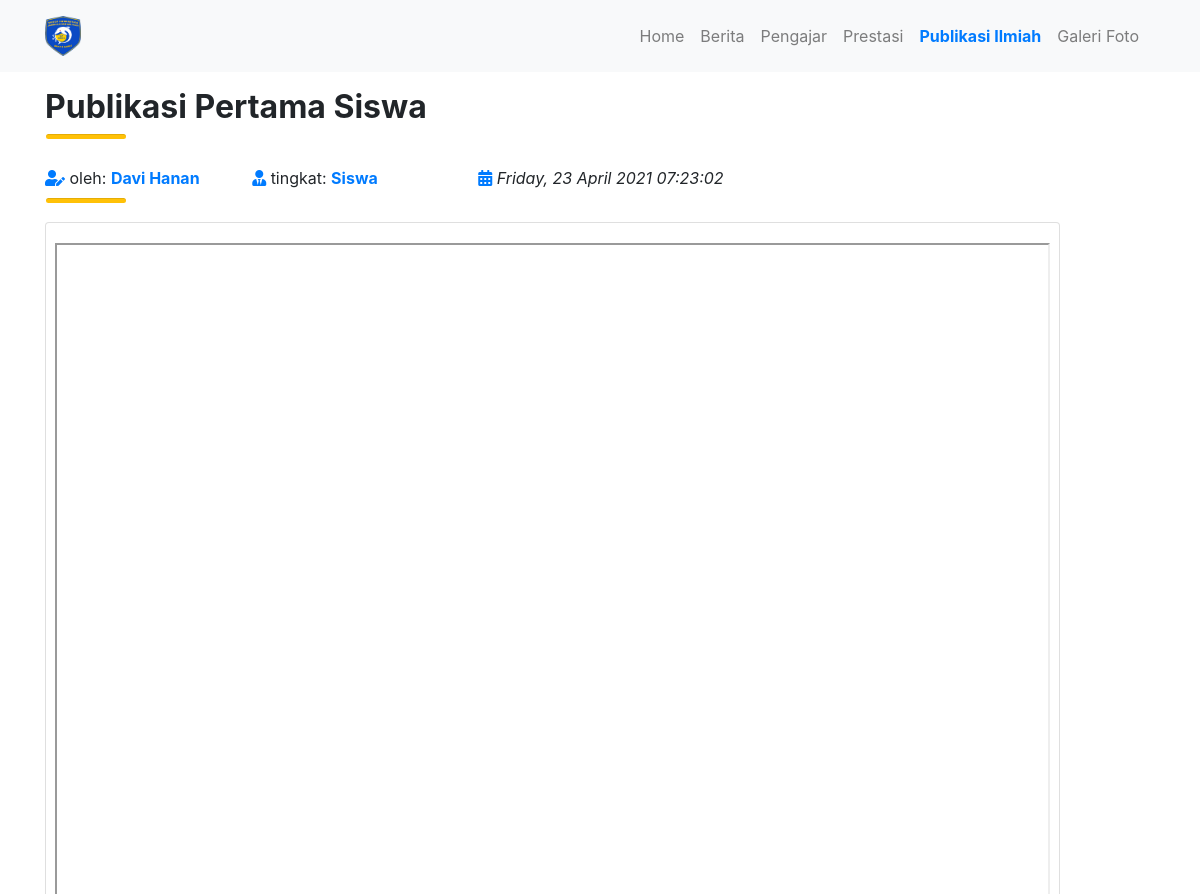
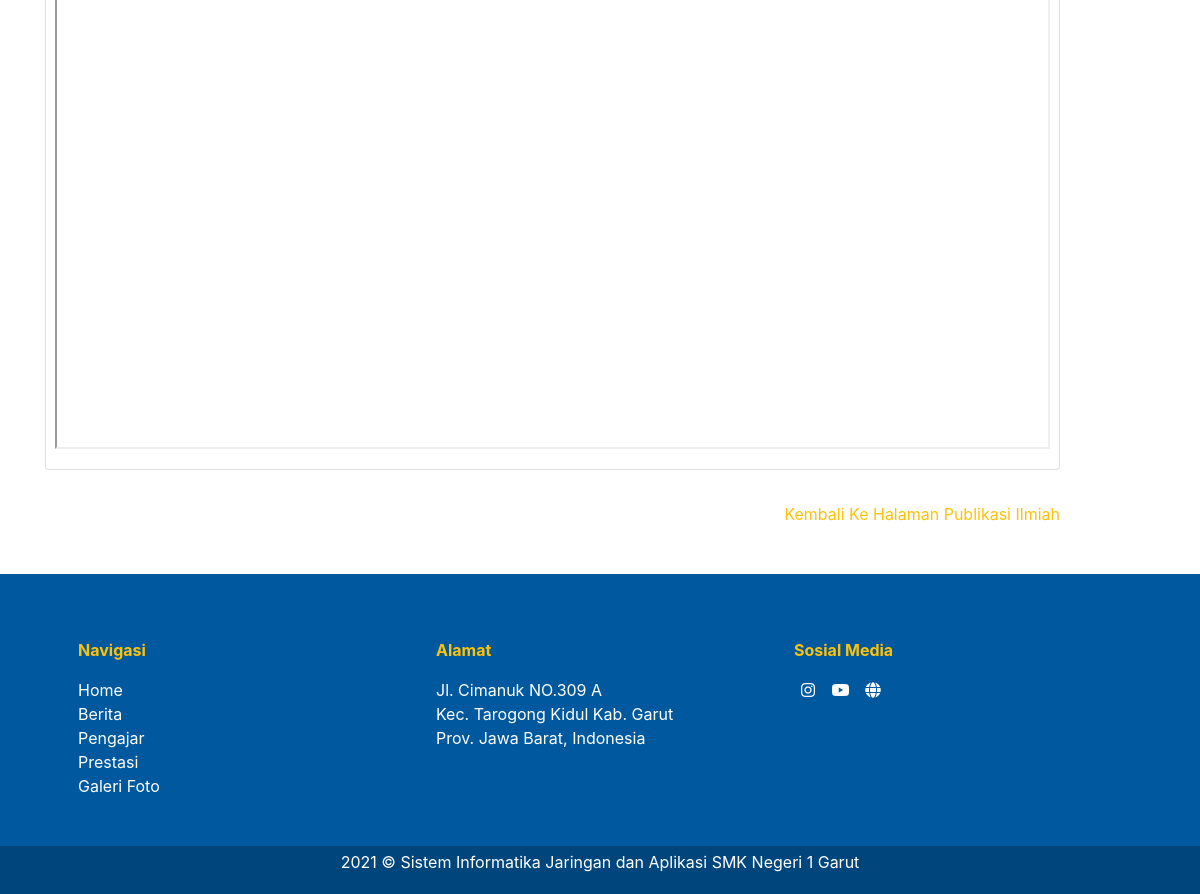
The page /publikasi_ilmiah/detail_publikasi_ilmiah/8 on the database its author committed (2 pictures, top to bottom).
### tables this page shows
CREATE TABLE `publikasi_ilmiah` (
  `id` int(11) NOT NULL,
  `judul` varchar(255) NOT NULL,
  `file_publikasi_ilmiah` varchar(255) NOT NULL,
  `nama_penulis` varchar(255) NOT NULL,
  `level_penulis` varchar(255) NOT NULL,
  `email_user` varchar(255) NOT NULL,
  `created_at` timestamp NOT NULL DEFAULT current_timestamp(),
  `updated_at` timestamp NULL DEFAULT NULL
);

### application/controllers/Publikasi_ilmiah.php (called while the page is built, shortened)
<?php
class Publikasi_ilmiah extends CI_Controller
{
    public function detail_publikasi_ilmiah($id = false)
    {
        $data = [
            'title' => 'Detail Publikasi Ilmiah Website SIJ - SMK Negeri 1 Garut',
            'uriSegment' => $this->uri->segment(1),
            'publikasiIlmiah' => $this->Model_publikasi_ilmiah->getpublikasiIlmiahData(['id' => $id])
        ];
        $this->load->view('frontend/templates/header', $data);
        $this->load->view('frontend/templates/navbar', $data);
        $this->load->view('frontend/publikasi_ilmiah_detail', $data);
        $this->load->view('frontend/templates/footer', $data);
    }
}

### index.php (called while the page is built, shortened)
<?php
require_once BASEPATH.'core/CodeIgniter.php';

### application/models/Model_publikasi_ilmiah.php (called while the page is built, shortened)
<?php
class Model_publikasi_ilmiah extends CI_Model
{
    public function getPublikasiIlmiahData($id)
    {
        return $this->db->get_where('publikasi_ilmiah', $id)->row_array();
    }
}

### application/views/frontend/publikasi_ilmiah_detail.php (the view)
<section id="publikasi_ilmiah">
    <div class="container">
        <div class="row mb-3">
            <div class="col py-3 text-left position-relative">
                <h2 class="font-weight-bolder"><?= $publikasiIlmiah['judul']; ?></h2>
                <hr class="bg-warning m-auto rounded position-absolute" style="height: 4px; width: 80px; left: 1em;">
            </div>
        </div>
        <div class="row mb-3">
            <div class="col-12 col-sm-10 col-md-11 pb-3 mb-3">
                <div class="sender pb-3 d-inline">
                    <i class="fas fa-fw fa-user-edit d-inline text-primary"></i>
                    <p class="d-inline">oleh: <strong class="text-primary"><?= $publikasiIlmiah['nama_penulis']; ?></strong></p>
                </div>
                <div class="sender pb-3 mx-5 d-inline">
                    <i class="fas fa-fw fa-user-tie d-inline text-primary"></i>
                    <p class="d-inline">tingkat: <strong class="text-primary"><?= $publikasiIlmiah['level_penulis']; ?></strong></p>
                </div>
                <div class="sender pb-3 mx-5 d-inline">
                    <i class="fas fa-fw fa-calendar-alt d-inline text-primary"></i>
                    <p class="d-inline"> <em><?= date("l, d F Y H:i:s", strtotime($publikasiIlmiah['created_at'])); ?></em> </p>
                </div>
                <hr class="bg-warning m-auto rounded position-absolute" style="height: 4px; width: 80px; left: 1em; bottom: .2em;">
            </div>
            <div class="col-12 col-sm-10 col-md-11 pb-3 mb-3">
                <div class="card">
                    <div class="card-body">
                        <div class="row px-1" style="height: 1100px;">
                            <iframe src="<?= base_url(); ?>assets/frontend/vendor/pdfjs/web/viewer.html?file=<?= base_url(); ?>uploads/publikasi_ilmiah/<?= $publikasiIlmiah['file_publikasi_ilmiah']; ?>#zoom=100" width="100%" height="100%"></iframe>
                        </div>
                    </div>
                </div>
            </div>
            <div class="col-12 col-sm-10 col-md-11 pb-3 mb-3">
                <a href="<?= base_url(); ?>publikasi_ilmiah" class="card-link float-right text-warning">Kembali Ke Halaman Publikasi Ilmiah</a>
            </div>
        </div>
    </div>
</section>

### rows shown on the page
publikasi_ilmiah: judul "Publikasi Pertama Siswa", nama_penulis "Davi Hanan", level_penulis "Siswa", created_at "Friday, 23 April 2021 07:23:02"
